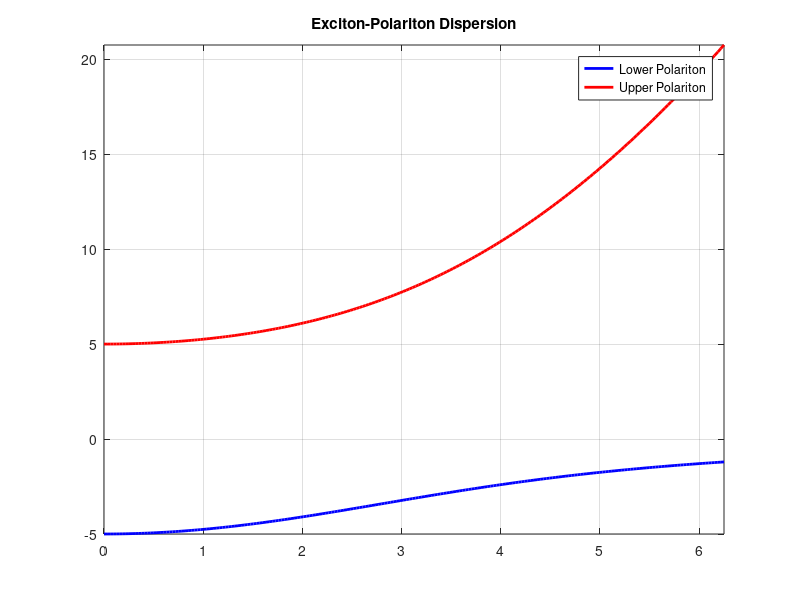

Reproduce this figure in MATLAB.
clearvars;
clc;

h=0.02;
T=80;
t=0:h:T;
Nt=length(t);
%------------------grid in space and momentum
xmax=200;%200
N=400;%400
dx=xmax/N;
x=[-xmax/2:dx:xmax/2-dx];
% kx=[0:N/2-1 -N/2:-1]*2*pi/xmax;
kx=[0:N/2-1]*2*pi/xmax;
k2=kx.^2;
dk=kx(2)-kx(1);
Nx=length(x);
%------------------pumping amplitude in time
f_c=zeros(1,Nt);
f_0=10;%The amplitude is f_0*n
omega_0=1;%The period is 2*pi/omega_0
n=5;
for i=1:n
    f_c=f_c+ 1 +f_0*cos(i*omega_0*t);
end
%f_c and f_cc have the same output.
%in the main part of the code I use f_cc
% f_cc = @(tt) 1 + f_0 * sum(arrayfun(@(i) cos(i * omega_0 * tt), 1:5));
t0=0;
f_cc=@(tt) exp(-(tt-t0)^2/(0.5^2));
% figure;
% plot(t,f_c)

%%
%-----------------------cosntants
E_c=0;
E_x=0;
gamma_c=0;
gamma_x=0;
k=0.3;
Omega=5;%3
g_x=0;
V_x=0;
alpha_c=0.5;%hbar/2m
%-----------------------Potential
% for i=1:length(x)
%         V(i)=V_x*cos(k*x(i));
% end
%------------------------Main
%---initial condition---
% psitC=exp(-(x+6).^2/4^2).*exp(1i*2*x);%zeros(1,N);
% psitC=psitC/sqrt(trapz(x,abs(psitC).^2));
psitC=zeros(1,Nx);
psitX=zeros(1,Nx);
p_mean_c(1)=-1i*trapz(x,conj(psitC).*gradient(psitC,dx));
p_mean_x(1)=-1i*trapz(x,conj(psitX).*gradient(psitX,dx));
x_mean_c(1)=trapz(x,conj(psitC).*x.*psitC);
x_mean_x(1)=trapz(x,conj(psitX).*x.*psitX);

%psitC=psitC/sqrt(trapz(x,trapz(x,abs(psitC).^2,2)));
%-----pulse
AA=1;
Wpuls=8;
kx_pulse=0;
ff=AA*exp(-(x.^2)/(Wpuls^2)).*exp(1i*kx_pulse*x);
%-----main------
kk=1;


for i = 1:length(kx)
    % kc = k(i);
    
    % Photon dispersion
    % omegaC = omegaC0 + hbar * kx(i)^2 / (2 * mC);  % ω_C(k) in rad/s
    omegaC = alpha_c*kx(i)^2;
    
    % Hamiltonian matrix (complex due to decay)
    H = [omegaC + E_c - 1i*gamma_c,  Omega;
         Omega,             E_x - 1i*gamma_x];
     
    % Eigenvalue decomposition
    [V, D] = eig(H);
    
    % Extract eigenvalues
    omega_vals = diag(D);
    
    % Sort by real part (lower and upper polaritons)
    [~, idx] = sort(real(omega_vals));
    omega_minus(i) = omega_vals(idx(1));
    omega_plus(i) = omega_vals(idx(2));
    
    % Corresponding eigenvectors
    v_minus(:,i) = V(:, idx(1)) / norm(V(:, idx(1)));
    v_plus(:,i) = V(:, idx(2)) / norm(V(:, idx(2)));
end


figure;
plot(kx, real(omega_minus), 'b', 'LineWidth', 2); 
hold on;
plot(kx, real(omega_plus), 'r', 'LineWidth', 2);
legend('Lower Polariton', 'Upper Polariton');
title('Exciton-Polariton Dispersion');
grid on;
axis tight


